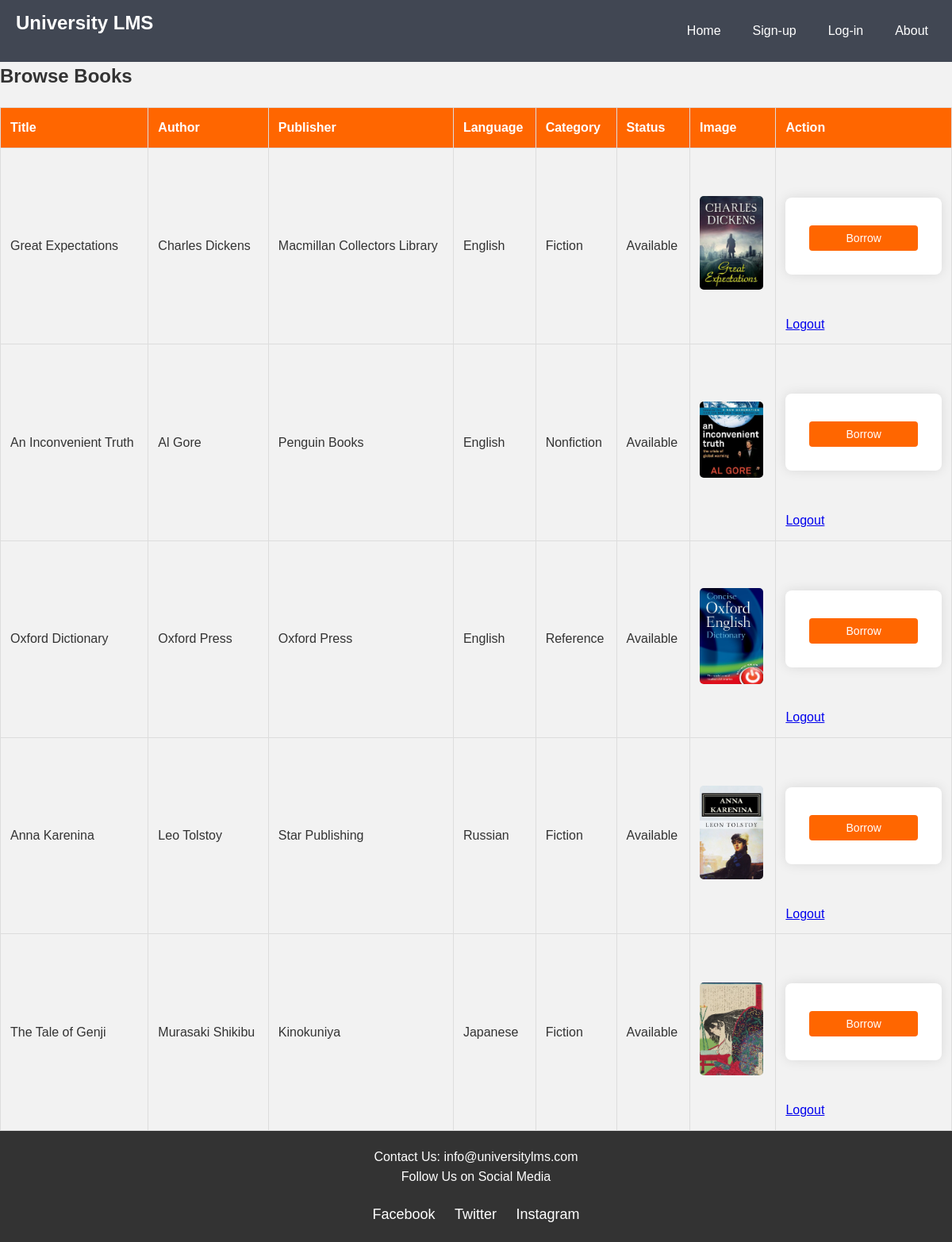
Page /views/browse.php (signed in) on the committed database.
### tables this page shows
CREATE TABLE `book_status` (
  `status_id` int(11) NOT NULL,
  `book_id` int(11) NOT NULL,
  `member_id` int(11) DEFAULT NULL,
  `status` enum('Available','Onloan','Deleted') DEFAULT 'Available',
  `applied_date` datetime DEFAULT current_timestamp()
);

CREATE TABLE `books` (
  `book_id` int(11) NOT NULL,
  `book_title` varchar(30) NOT NULL,
  `author` varchar(30) NOT NULL,
  `publisher` varchar(30) NOT NULL,
  `language` enum('English','French','German','Mandarin','Japanese','Russian','Other') DEFAULT 'English',
  `category` enum('Fiction','Nonfiction','Reference') DEFAULT 'Fiction',
  `image` varchar(255) DEFAULT NULL
);

### views/browse.php (the view, shortened to what this page needs)
<?php
$database = new Database();
$db = $database->getConnection();
$stmt = $db->prepare("SELECT b.book_id, b.book_title, b.author, b.publisher, b.language, b.category, b.image,
                             IFNULL(bs.status, 'Available') AS status,
                             bs.applied_date,
                             bs.member_id
                      FROM books b
                      LEFT JOIN book_status bs ON b.book_id = bs.book_id");
$stmt->execute();
?>
<!DOCTYPE html>
<html lang="en">
<head>
    <link rel="stylesheet" href="../assets/css/style.css">
</head>
<body>
<?php include '../includes/header.php'; ?>
<br><br><br>
<h1>Browse Books</h1>
<table>
    <thead>
        <tr>
            <th>Title</th>
            <th>Author</th>
            <th>Publisher</th>
            <th>Language</th>
            <th>Category</th>
            <th>Status</th>
            <th>Image</th>
            <th>Action</th>
        </tr>
    </thead>
    <tbody>
        <?php while ($row = $stmt->fetch(PDO::FETCH_ASSOC)): ?>
            <?php
                $status = htmlspecialchars($row['status']);
            ?>
            <tr>
                <td><?php echo htmlspecialchars($row['book_title']); ?></td>
                <td><?php echo htmlspecialchars($row['author']); ?></td>
                <td><?php echo htmlspecialchars($row['publisher']); ?></td>
                <td><?php echo htmlspecialchars($row['language']); ?></td>
                <td><?php echo htmlspecialchars($row['category']); ?></td>
                <td>
                    <?php echo $status; ?>
                </td>
                <td><img src="../assets/img/<?php echo htmlspecialchars($row['image']); ?>" alt="<?php echo htmlspecialchars($row['book_title']); ?>"></td>
                <td>
                    <?php if (trim(strtolower($status)) === 'available'): ?>
                        <form method="POST" action="browse.php">
                            <button type="submit" name="borrow">Borrow</button>
                        </form>
                    <?php else: ?>
                        <p>Borrowed</p>
                    <?php endif; ?>
                    <a href="../auth/logout.php">Logout</a>
                </td>
            </tr>
        <?php endwhile; ?>
    </tbody>
</table>
<?php include '../includes/footer.php'; ?>
</body>
</html>

### includes/header.php (shortened to what this page needs)
<header>
    <div class="navbar">
        <div class="logo">
            <h1>University LMS</h1>
        </div>
        <nav>
            <ul class="main-menu">
                <li><a href="../views/index.php">Home</a></li>
                <li><a href="../auth/signup.php">Sign-up</a></li>
                <li><a href="../auth/login.php">Log-in</a></li>
                <li><a href="../views/about.php">About</a></li>
            </ul>
        </nav>
    </div>
</header>

### includes/footer.php
<footer>
    <p>Contact Us: <a href="mailto:info@universitylms.com">info@universitylms.com</a></p>
    <p>Follow Us on Social Media</p>
    <div class="social-media">
        <a href="#">Facebook</a>
        <a href="#">Twitter</a>
        <a href="#">Instagram</a>
    </div>
</footer>

### assets/css/style.css (style rules this page uses)
* { margin: 0; padding: 0; box-sizing: border-box; }
body { font-family: 'Arial', sans-serif; line-height: 1.6; background-color: #f2f2f2; color: #333; }
h1 { margin-bottom: 20px; font-size: 24px; font-weight: bold; }
footer { background-color: #333; color: white; text-align: center; padding: 20px 0; }
footer a { color: white; text-decoration: none; }
.social-media { margin-top: 20px; }
.social-media a { margin: 0 10px; color: white; font-size: 18px; }
form { background-color: white; padding: 30px; border-radius: 8px; width: 100%; max-width: 400px; margin: 50px auto; box-shadow: 0px 0px 15px rgba(0, 0, 0, 0.1); }
button[type="submit"] { background-color: #ff6600; color: white; padding: 12px; border: none; border-radius: 5px; width: 100%; font-size: 16px; cursor: pointer; transition: background-color 0.3s; }
table { width: 100%; border-collapse: collapse; margin-top: 20px; }
thead { background-color: #ff6600; color: white; }
th, td { padding: 12px; text-align: left; border: 1px solid #ddd; }
tbody tr:nth-child(even) { background-color: #f2f2f2; }
img { max-width: 80px; height: auto; border-radius: 5px; }
form { display: inline-block; }
button[type="submit"] { background-color: #ff6600; color: white; padding: 8px 16px; border: none; border-radius: 4px; cursor: pointer; font-size: 14px; margin-top: 5px; }
p { margin: 0; padding: 0; }
header { background-color: #333; color: #fff; position: fixed; top: 0; left: 0; right: 0; z-index: 1000; }
.navbar { display: flex; justify-content: space-between; align-items: center; padding: 10px 20px; background-color: rgba(65,71,83,255); }
.main-menu { list-style: none; display: flex; gap: 20px; }
.main-menu li { margin: 0; }
.main-menu a { color: #fff; text-decoration: none; padding: 10px; display: block; }

### rows in the picture
book_status: book.book_title "Great Expectations", book.author "Charles Dickens", book.publisher "Macmillan Collectors Library", book.language "English", book.category "Fiction", status "Available", book.image (picture)
book_status: book.book_title "An Inconvenient Truth", book.author "Al Gore", book.publisher "Penguin Books", book.language "English", book.category "Nonfiction", status "Available", book.image (picture)
book_status: book.book_title "Oxford Dictionary", book.author "Oxford Press", book.publisher "Oxford Press", book.language "English", book.category "Reference", status "Available", book.image (picture)
books: book_title "Anna Karenina", author "Leo Tolstoy", publisher "Star Publishing", language "Russian", category "Fiction", status "Available", image (picture)
books: book_title "The Tale of Genji", author "Murasaki Shikibu", publisher "Kinokuniya", language "Japanese", category "Fiction", status "Available", image (picture)
